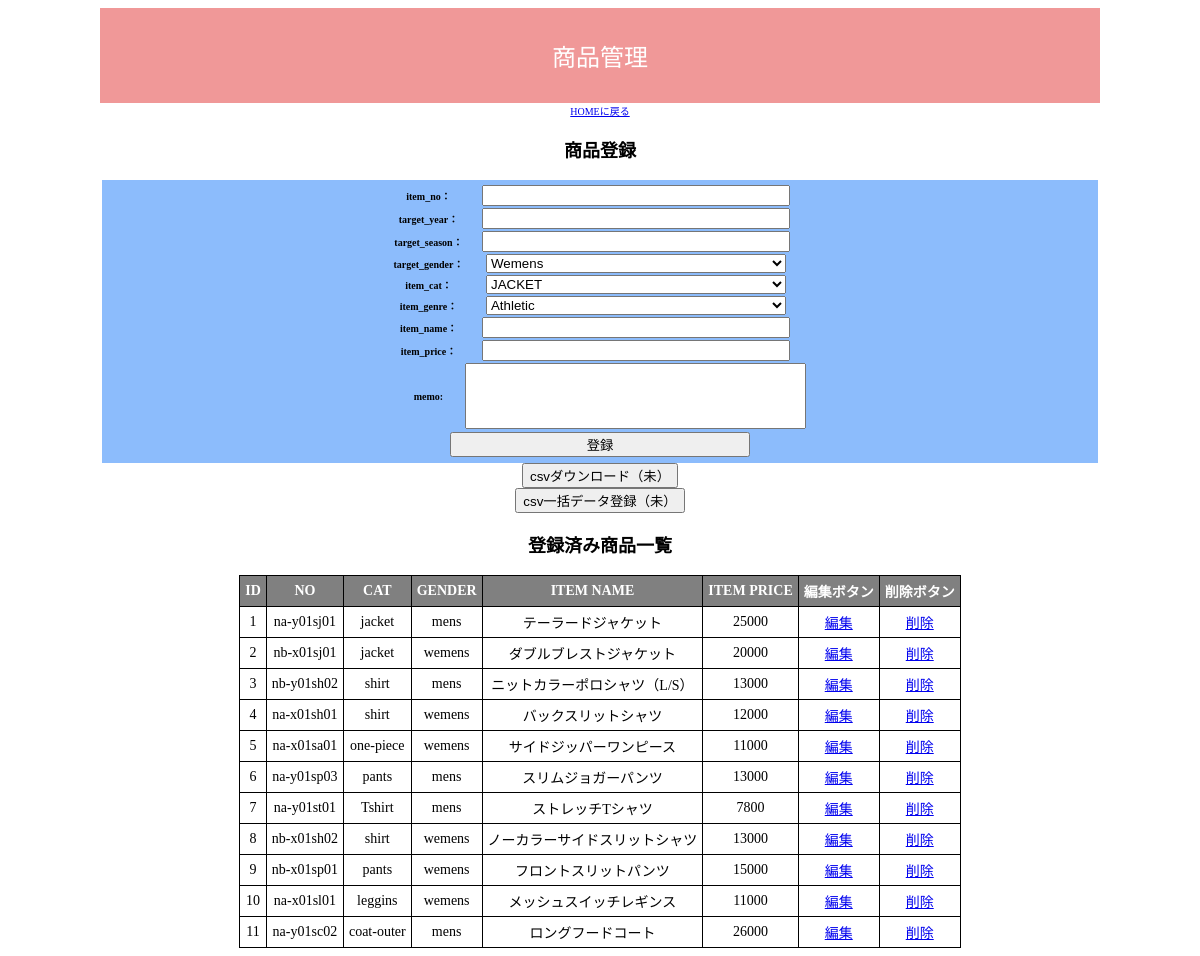
/prd_plan.php, run on an earlier commit of the app's database.
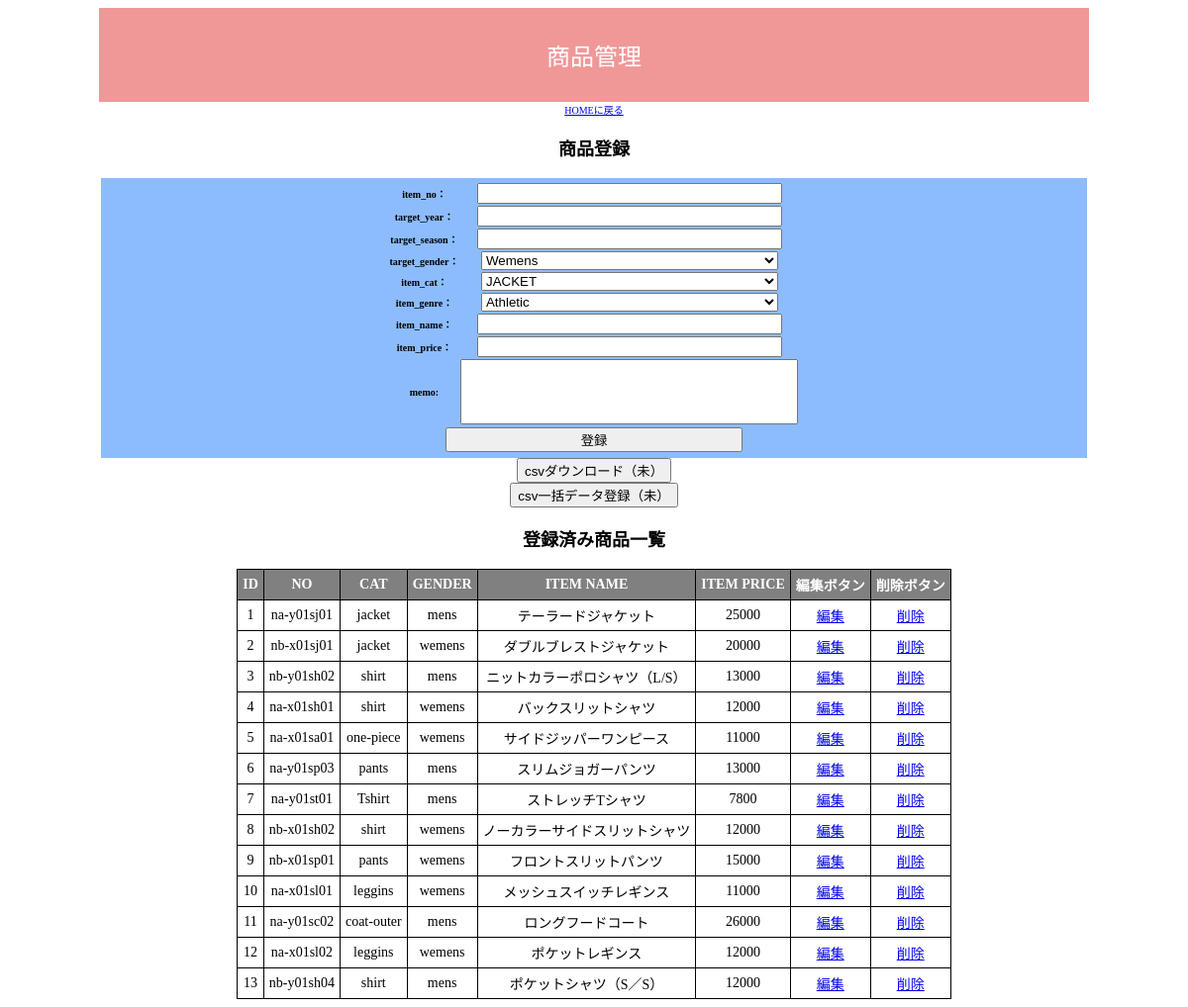
And on a later commit of the database.
### tables this page shows
CREATE TABLE `product` (
  `id` int(11) NOT NULL,
  `item_no` varchar(64) NOT NULL,
  `year` varchar(32) NOT NULL,
  `season` varchar(32) NOT NULL,
  `genre` varchar(32) NOT NULL,
  `gender` varchar(64) NOT NULL,
  `category` varchar(64) NOT NULL,
  `item_name` varchar(128) NOT NULL,
  `item_price` int(11) NOT NULL,
  `memo` text NOT NULL,
  `created_date` datetime NOT NULL,
  `update_data` datetime NOT NULL
);

### php/funcs.php (called while the page is built, shortened)
<?php
function h($str)
{
    return htmlspecialchars($str, ENT_QUOTES);
}

### prd_plan.php (the view, shortened to what this page needs)
<?php
require_once('./php/funcs.php');
$pdo = db_conn();
$stmt = $pdo->prepare("SELECT * FROM product");
$status = $stmt->execute();
$view="";
if($status==false) {
    sql_error($stmt);
}else{
  while( $result = $stmt->fetch(PDO::FETCH_ASSOC)){
    $view .="<tr>";
    $view .= "<td>".h($result['id']).'</td><td>'.h($result['item_no']).'</td><td>'.h($result['category']).'</td><td>'.h($result['gender']).'</td><td>'.h($result['item_name']).'</td><td>'.h($result['item_price']).'</td>';
    $view .='<td><a href="./prd_plan_modify.php?id='.h($result['id']).'">編集</a></td>';
    $view .='<td><a href="./php/delete_item.php?id='.h($result['id']).'">削除</a></td>';
    $view .="</tr>";
    }
}
?>
<!DOCTYPE html>
<html lang="ja">
<head>
    <link rel="stylesheet" href="./css/prd_plan.css">
</head>
<body>
<header>商品管理</header>
<a href="./index.php">HOMEに戻る</a>
<div class="prd_reg">
    <h3>商品登録</h3>
    <form method="POST" action="./php/prdregi.php">
        <div>
            <fieldset>
                <table>
                <label><tr><th>item_no：</th><td><input type="text" name="item_no"></td></tr></label>
                <label><tr><th>target_year：</th><td><input type="text" name="year"></td></tr></label>
                <label><tr><th>target_season：</th><td><input type="text" name="season"></td></tr></label>
                <label><tr><th>target_gender：</th>
                    <td>
                        <select name="gender">
                            <option value="wemens">Wemens</option>
                        </select>
                    </td></tr></label>
                <label><tr><th>item_cat：</th>
                    <td>
                        <select name="itemcat">
                            <option value="jacket">JACKET</option>
                        </select>
                        </td></tr></label>
                <label><tr><th>item_genre：</th>
                    <td>
                    <select name="itemgenre">
                            <option value="athletic">Athletic</option>
                        </select>
                    </td></tr></label>
                <label><tr><th>item_name：</th><td><input type="text" name="itemname"></td></tr></label>
                <label><tr><th>item_price：</th><td><input type="text" name="price"></td></tr></label>
                <label><tr><th>memo:</th><td><textArea name="memo" rows="4" cols="40"></textArea></td></tr></label>
                </table>
                <input type="submit" value="登録">
            </fieldset>
        </div>
    </form>
</div>
<div class="csvdl">
    <button>csvダウンロード（未）</button>
</div>
<div class="csvul">
    <button>csv一括データ登録（未）</button>
</div>
<div class="list">
    <h3>登録済み商品一覧</h3>
    <table class="list_table">
        <tr>
            <th>ID</th>
            <th>NO</th>
            <th>CAT</th>
            <th>GENDER</th>
            <th>ITEM NAME</th>
            <th>ITEM PRICE</th>
            <th>編集ボタン</th>
            <th>削除ボタン</th>
            </tr>
            <?= $view ?>
    </table>
</div>
</body>
</html>

### css/prd_plan.css (style rules this page uses)
html { top: 0; font-size: 62.5%; }
body { width: 1000px; text-align: center; margin-left: auto; margin-right: auto; }
header { background-color:#f09898; font-size: 2.4rem; padding: 30px; color: #ffffff; }
h3 { font-size: 1.8rem; }
fieldset { border: none; background-color: #8cbcfc; }
table { border-collapse: collapse; margin: auto; }
input { width: 300px; }
select { width: 300px; }
textarea { resize: none; }
.list_table th { border: solid 1px #000000; font-size: 1.4rem; padding: 5px; background-color: gray; color: #ffffff; }
.list_table td { border: solid 1px #000000; font-size: 1.4rem; padding: 5px; }

What changed in the data, as far as the page shows it:
changed product "nb-x01sh02": item_price "13000" → "12000"
added product: id "12", item_no "na-x01sl02", category "leggins", gender "wemens", item_name "ポケットレギンス", item_price "12000"
added product: id "13", item_no "nb-y01sh04", category "shirt", gender "mens", item_name "ポケットシャツ（S／S）", item_price "12000"
